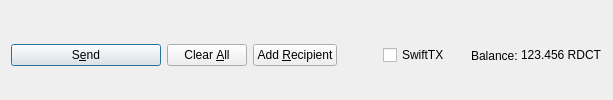
         <widget class="QFrame" name="frame_Send">
          <layout class="QHBoxLayout" name="horizontalLayout">
           <property name="bottomMargin">
            <number>0</number>
           </property>
           <item>
            <widget class="QPushButton" name="sendButton">
             <property name="minimumSize">
              <size>
               <width>150</width>
               <height>0</height>
              </size>
             </property>
             <property name="toolTip">
              <string>Confirm the send action</string>
             </property>
             <property name="text">
              <string>S&amp;end</string>
             </property>
             <property name="icon">
              <iconset resource="../rdct.qrc">
               <normaloff>:/icons/send</normaloff>:/icons/send</iconset>
             </property>
             <property name="autoDefault">
              <bool>false</bool>
             </property>
             <property name="default">
              <bool>true</bool>
             </property>
            </widget>
           </item>
           <item>
            <widget class="QPushButton" name="clearButton">
             <property name="sizePolicy">
              <sizepolicy hsizetype="Minimum" vsizetype="Fixed">
               <horstretch>0</horstretch>
               <verstretch>0</verstretch>
              </sizepolicy>
             </property>
             <property name="toolTip">
              <string>Clear all fields of the form.</string>
             </property>
             <property name="text">
              <string>Clear &amp;All</string>
             </property>
             <property name="icon">
              <iconset resource="../rdct.qrc">
               <normaloff>:/icons/remove</normaloff>:/icons/remove</iconset>
             </property>
             <property name="autoDefault">
              <bool>false</bool>
             </property>
            </widget>
           </item>
           <item>
            <widget class="QPushButton" name="addButton">
             <property name="toolTip">
              <string>Send to multiple recipients at once</string>
             </property>
             <property name="text">
              <string>Add &amp;Recipient</string>
             </property>
             <property name="icon">
              <iconset resource="../rdct.qrc">
               <normaloff>:/icons/add</normaloff>:/icons/add</iconset>
             </property>
             <property name="autoDefault">
              <bool>false</bool>
             </property>
            </widget>
           </item>
           <item>
            <spacer name="horizontalSpacer">
             <property name="orientation">
              <enum>Qt::Horizontal</enum>
             </property>
             <property name="sizeHint" stdset="0">
              <size>
               <width>40</width>
               <height>20</height>
              </size>
             </property>
            </spacer>
           </item>
           <item>
            <layout class="QHBoxLayout" name="horizontalLayout_2">
             <property name="spacing">
              <number>3</number>
             </property>
             <item>
              <widget class="QCheckBox" name="checkSwiftTX">
               <property name="enabled">
                <bool>true</bool>
               </property>
               <property name="minimumSize">
                <size>
                 <width>85</width>
                 <height>0</height>
                </size>
               </property>
               <property name="text">
                <string>SwiftTX</string>
               </property>
              </widget>
             </item>
             <item>
              <widget class="QLabel" name="label">
               <property name="text">
                <string>Balance:</string>
               </property>
              </widget>
             </item>
             <item>
              <widget class="QLabel" name="labelBalance">
               <property name="sizePolicy">
                <sizepolicy hsizetype="Preferred" vsizetype="Fixed">
                 <horstretch>0</horstretch>
                 <verstretch>0</verstretch>
                </sizepolicy>
               </property>
               <property name="cursor">
                <cursorShape>IBeamCursor</cursorShape>
               </property>
               <property name="text">
                <string notr="true">123.456 RDCT</string>
               </property>
               <property name="textInteractionFlags">
                <set>Qt::LinksAccessibleByMouse|Qt::TextSelectableByKeyboard|Qt::TextSelectableByMouse</set>
               </property>
              </widget>
             </item>
            </layout>
           </item>
          </layout>
         </widget>
